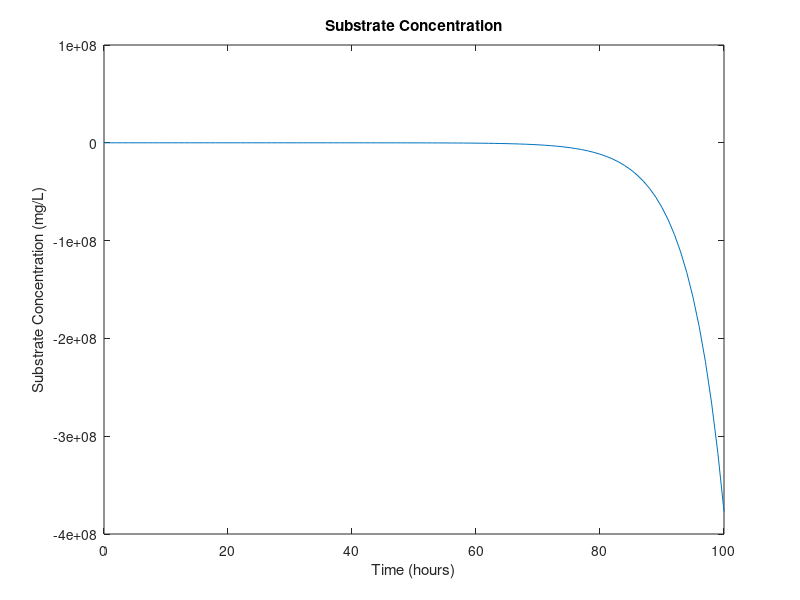
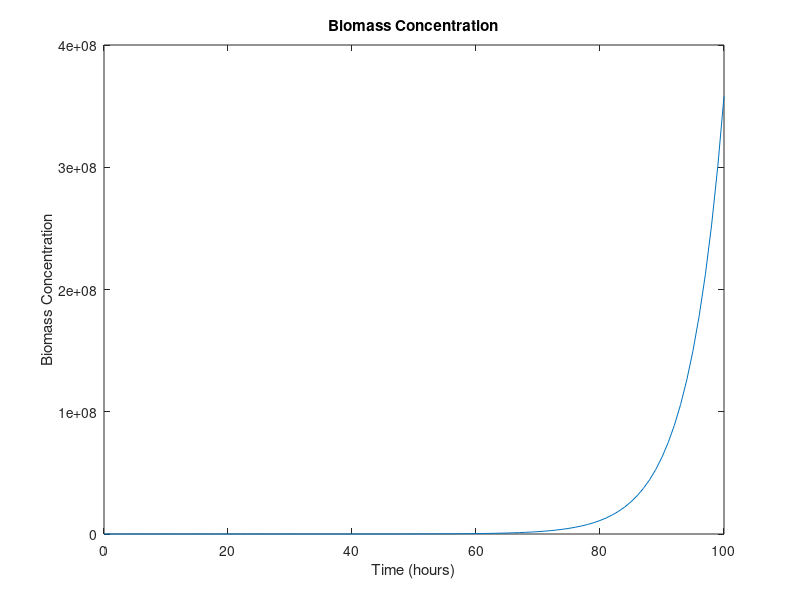
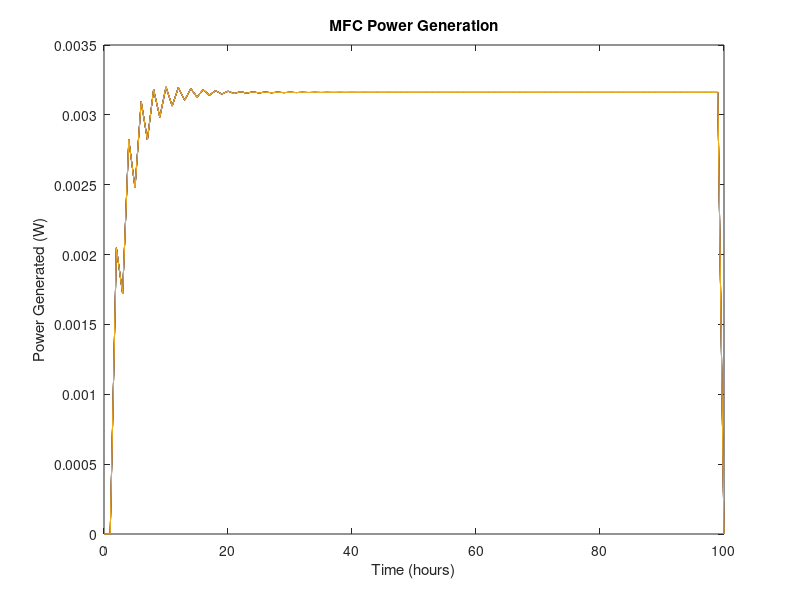
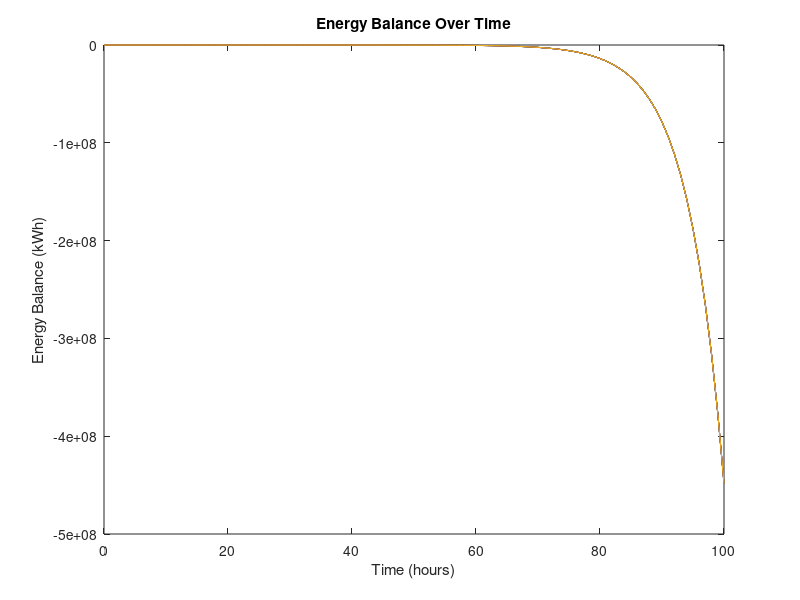

Write the MATLAB code that produced these figures, in order.
% -------------------------------------------------------------------------
% Project Title: Design of an Energy-Positive Water Resource Recovery 
%                Facility using MFCs.
%
% Description: This MATLAB project is a simulation of a Microbial Fuel Cell 
% (MFC) system that aims to model the electrochemical and biological 
% processes within the MFC and analyze its energy generation and substrate 
% consumption over time. 
%
% Author: Anandita Kaushal
% Contact: 20bce034@nith.ac.in
% -------------------------------------------------------------------------

% Get started on a clean command window 
clc

% Define parameters

% The project begins by defining various parameters that govern the MFC 
% system's behavior. These include simulation time, time step, number of
% MFC cells, substrate concentration, wastewater flow rate, anode and 
% cathode surface areas, electrochemical properties (internal resistance, 
% open circuit voltage, conversion factor), and biological properties 
% (maximum specific growth rate, yield coefficient, decay coefficient).

timeSpan = 100;                % Simulation time (hours)
timeStep = 1;                  % Time step (hours)
numCells = 10;                 % Number of MFC cells
substrateConcentration = 2000; % Substrate concentration (mg/L)
wastewaterFlowRate = 1000;     % Wastewater flow rate (L/hour)
anodeArea = 0.01;              % Anode surface area (m^2)
cathodeArea = 0.01;            % Cathode surface area (m^2)

% Electrochemical properties
Rint = 50;                  % Internal resistance (Ohms)
Voc = 0.8;                  % Open circuit voltage (Volts)
n = 0.8;                    % Cell voltage conversion factor

% Biological properties
maxSpecificGrowthRate = 0.2; % Maximum specific growth rate (1/hour)
yieldCoefficient = 0.4;      % Substrate to biomass yield coefficient
decayCoefficient = 0.01;     % Decay coefficient (1/hour)

% Initialize variables and arrays
time = 0:timeStep:timeSpan;
voltage = zeros(numCells, length(time));
current = zeros(numCells, length(time));
power = zeros(numCells, length(time));
substrateConcentrationArray = zeros(1, length(time));
biomassConcentrationArray = zeros(1, length(time));

% Simulate MFC operation

% The simulation proceeds in a loop over time steps. Within each time step, 
% the biological and electrochemical processes are simulated.

substrateConcentrationArray(1) = substrateConcentration;
biomassConcentrationArray(1) = 10; % Initial biomass concentration

for t = 1:length(time)-1
    % Biological processes

    % Within each time step, the changes in substrate concentration and 
    % biomass concentration are calculated based on biological processes.

    substrateConsumed = maxSpecificGrowthRate * biomassConcentrationArray(t) * substrateConcentrationArray(t) / (yieldCoefficient + substrateConcentrationArray(t)) * timeStep;
    biomassDecay = decayCoefficient * biomassConcentrationArray(t) * timeStep;
    
    substrateConcentrationArray(t+1) = substrateConcentrationArray(t) - substrateConsumed;
    biomassConcentrationArray(t+1) = biomassConcentrationArray(t) + (substrateConsumed - biomassDecay);
    
    % Electrochemical processes

    % For each MFC cell, the current is computed using the difference b/w
    % the open circuit voltage and the voltage across the cell's internal 
    % resistance. Power generation is calculated using the simplified approach 
    % of voltage multiplied by current. The voltage across the cell is 
    % updated based on electrochemical behavior.

    for cell = 1:numCells
        current(cell, t) = (Voc - voltage(cell, t)) / Rint;
        
        % Calculate power based on electrochemical behavior (a simplified approach)
        power(cell, t) = voltage(cell, t) * current(cell, t);
        
        % Update voltage based on electrochemical behavior
        voltageChange = (current(cell, t) * Rint - n * voltage(cell, t)) * timeStep;
        voltage(cell, t+1) = voltage(cell, t) + voltageChange;
    end
end

% Calculate total energy generated and substrate consumed over time

% The total energy generated and total substrate consumed over the entire 
% simulation are calculated based on the generated power and substrate 
% concentration changes.

totalEnergyGenerated = sum(sum(power)) * timeStep;
totalSubstrateConsumed = sum(substrateConcentrationArray) * wastewaterFlowRate * timeStep / 1000; % Convert to kg

fprintf('Total energy generated: %.2f Joules\n', totalEnergyGenerated);
fprintf('Total substrate consumed: %.2f kg\n', totalSubstrateConsumed);

% Calculate total energy consumed for biomass growth over time
totalEnergyConsumed = sum(biomassConcentrationArray .* maxSpecificGrowthRate .* substrateConcentrationArray ./ (yieldCoefficient + substrateConcentrationArray) .* timeStep) .* wastewaterFlowRate .* timeStep / 1000; % Convert to kWh

% Calculate net energy balance

% The energy consumed for biomass growth over time is calculated based on 
% growth rate, substrate concentration, and yield coefficient. The net 
% energy balance is then determined by subtracting the energy consumed for
% biomass growth from the total energy generated.

netEnergyBalance = totalEnergyGenerated - totalEnergyConsumed;

fprintf('Total energy generated: %.2f Joules\n', totalEnergyGenerated);
fprintf('Total substrate consumed: %.2f kg\n', totalSubstrateConsumed);
fprintf('Total energy consumed for biomass growth: %.2f kWh\n', totalEnergyConsumed);
fprintf('Net energy balance: %.2f kWh\n', netEnergyBalance);

% Plot substrate concentration
figure;
plot(time, substrateConcentrationArray);
xlabel('Time (hours)');
ylabel('Substrate Concentration (mg/L)');
title('Substrate Concentration');

% Plot biomass concentration
figure;
plot(time, biomassConcentrationArray);
xlabel('Time (hours)');
ylabel('Biomass Concentration');
title('Biomass Concentration');

% Plot power generation
figure;
plot(time, power);
xlabel('Time (hours)');
ylabel('Power Generated (W)');
title('MFC Power Generation');

% Plot energy balance
figure;
plot(time, cumsum(power .* timeStep) - cumsum(biomassConcentrationArray .* maxSpecificGrowthRate .* substrateConcentrationArray ./ (yieldCoefficient + substrateConcentrationArray) .* timeStep .* wastewaterFlowRate .* timeStep ./ 1000));
xlabel('Time (hours)');
ylabel('Energy Balance (kWh)');
title('Energy Balance Over Time');